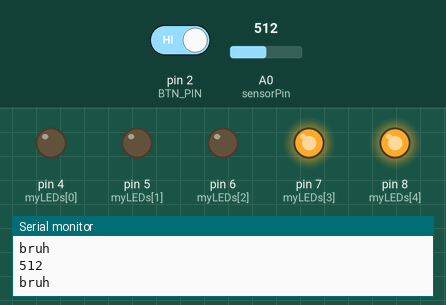
A sketch run on a simulated Arduino Uno, built with avr-gcc and run on an emulated ATmega328P. Shown: output pins drawn as LEDs (lit = HIGH), the last lines printed to the serial monitor. Inputs (shaded band) come from the test bench; at power-on: pin 2 (BTN_PIN) HIGH, A0 (sensorPin) = 512.

Above: at 5.8 s.
5.9 s: pin 2 (BTN_PIN) driven LOW
At 6.3 s:
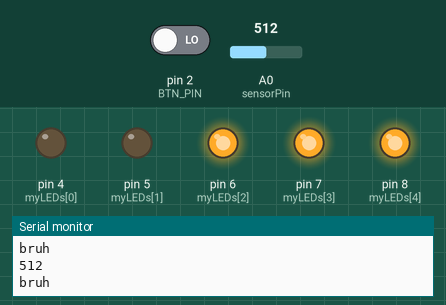
13.0 s: pin 2 (BTN_PIN) driven HIGH
At 13.4 s:
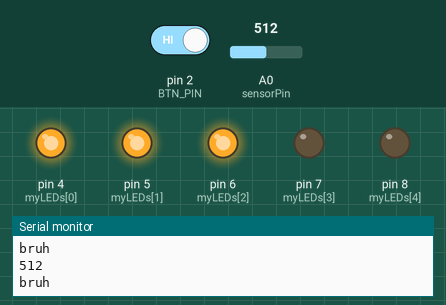
Timing chart, 0 to 25.0 s (numbered marks = the images above; inputs shaded):
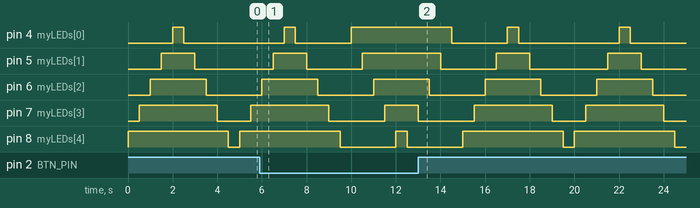

Measured:
- by itself, pin 6 (myLEDs[2]): alternates HIGH for 2.5 s and LOW for 2.5 s
- by itself, pin 8 (myLEDs[4]): alternates HIGH for 4.5 s and LOW for 0.50 s

The sketch:

A00362643_Orozco_parcial2.ino
```cpp
int myLEDs[5] = {4,5,6,7,8};

bool btnState = false;
int BTN_PIN = 2;

int sensorPin = A0;
int valSensor = 0;

int speakerPin = 2;


int sensor = 3;
int val;

void setup()
{

  pinMode(sensorPin,INPUT);
  pinMode(speakerPin,OUTPUT);


  for(int i = 0; i < 5; i++){
    pinMode(myLEDs[i], OUTPUT);
  }
  pinMode(BTN_PIN, INPUT);

  Serial.begin(9600);
}

void loop()
{

  valSensor = analogRead(sensorPin);
  Serial.println(valSensor);

  if(valSensor >= 80){
    Serial.println("bruh");
    digitalWrite(speakerPin,HIGH);
  }


  btnState = digitalRead(BTN_PIN);

  for(int i = 0; i < 5; i++){
    if(btnState){
     digitalWrite(myLEDs[4 - i], HIGH);
    }else{
      digitalWrite(myLEDs[i], HIGH);
    }
    delay(500);
  }

  for(int i = 0; i < 5; i++){
    if(btnState){
      digitalWrite(myLEDs[i], LOW);
    }else{
      digitalWrite(myLEDs[4 - i], LOW);
    }
    delay(500);
  }


}
```
